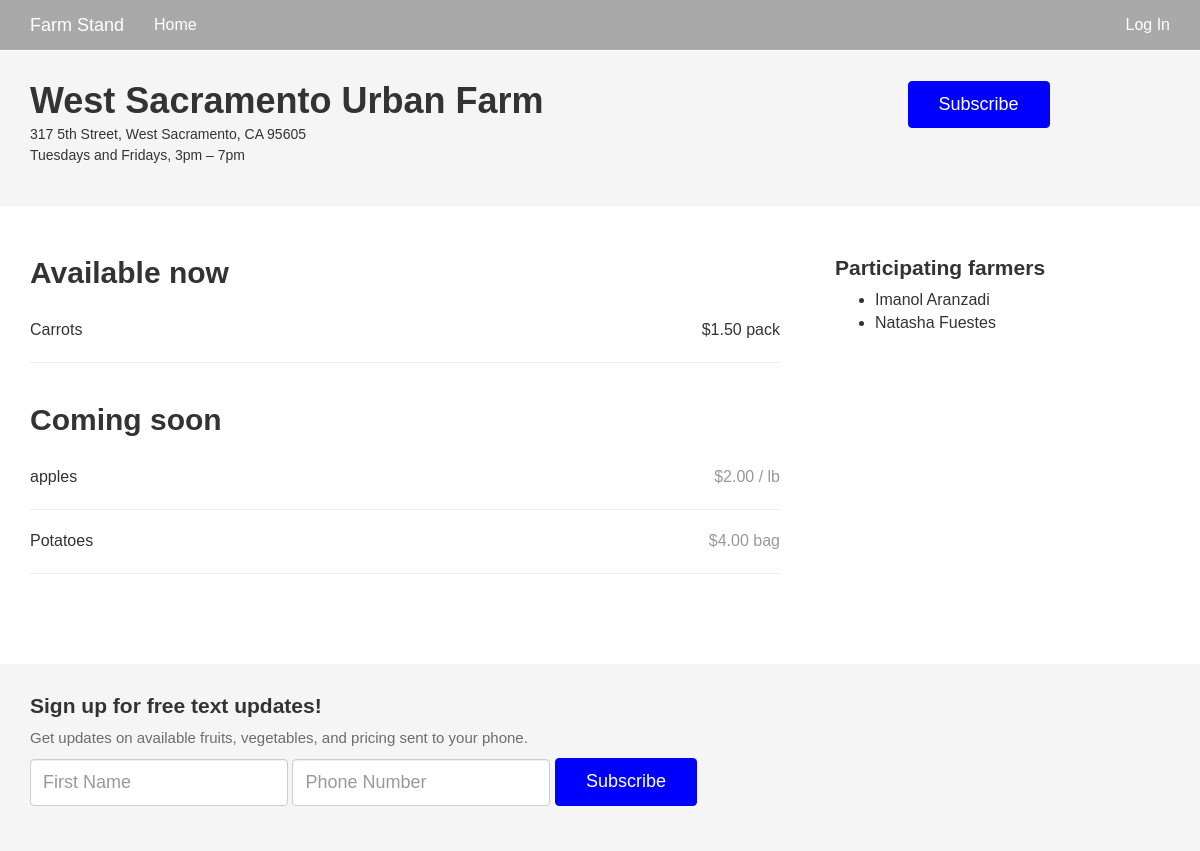
The page / on the database its author committed.
### app/models.py (models this page shows, shortened)
class Product(db.Model):
    __tablename__ = 'product'
    id = db.Column(db.Integer, primary_key=True)
    name = db.Column(db.String(64))
    available = db.Column(db.Boolean)
    price = db.Column(db.String(12))
    starts = db.Column(db.String(64))
    ends = db.Column(db.String(64))
    farmer_id = db.Column(db.Integer, db.ForeignKey('users.id'))

class User(UserMixin, db.Model):
    __tablename__ = 'users'
    id = db.Column(db.Integer, primary_key=True)
    email = db.Column(db.String(64), unique=True, index=True)
    phone = db.Column(db.String(64), unique=True, index=True)
    username = db.Column(db.String(64), unique=True, index=True)
    name = db.Column(db.String(64), index=True)
    about_me = db.Column(db.Text())
    location = db.Column(db.String(64))
    member_since = db.Column(db.DateTime(), default=datetime.utcnow)
    last_seen = db.Column(db.DateTime(), default=datetime.utcnow)
    role_id = db.Column(db.Integer, db.ForeignKey('roles.id'))
    password_hash = db.Column(db.String(128))
    confirmed = db.Column(db.Boolean, default=False)
    products = db.relationship('Product', backref='farmer', lazy='dynamic')
    @property
    def password(self):
        raise AttributeError('password is not a readable attribute')

### app/main/views.py (the view, shortened to what this page needs)
@main.route('/', methods=['GET', 'POST'])
def index():
    form = NamePhoneForm()
    farmers = User.query.filter_by(role_id = 1).all()
    products = Product.query.join(User).filter(User.role_id==1).all()
    interestedpeople = Interestedpeople.query.all()
    return render_template('index.html', form=form, products=products, interestedpeople=interestedpeople, farmers=farmers)

### app/main/forms.py
class NamePhoneForm(Form):
    name = StringField('your name', validators=[Required()])
    phone = StringField('phone number', validators=[Required()])
    submit = SubmitField('Submit')

### app/auth/views.py (called while the page is built)
@auth.before_app_request
def before_request():
    if current_user.is_authenticated():
        current_user.ping()
        if current_user.is_authenticated() and not current_user.confirmed and request.endpoint[:5] != 'auth.':
            return redirect(url_for('auth.unconfirmed'))

### app/main/__init__.py (called while the page is built)
@main.app_context_processor
def inject_permissions():
    return dict(Permission=Permission)

### app/templates/index.html (shortened to what this page needs)
{% extends "base.html" %}
{% import "bootstrap/wtf.html" as wtf %}
{% block content %}
<div class="header-info">
  <div class="container">
    <div class="row">
      <div class="col-md-9">
        <h1>West Sacramento Urban Farm</h1>
        <h4>
          317 5th Street, West Sacramento, CA 95605<br />
          Tuesdays and Fridays, 3pm &ndash; 7pm
        </h4>
      </div>
      <div class="col-md-3">
        <button type="button" class="btn btn-primary subscribe">Subscribe</button>
      </div>
    </div>
  </div>
</div>
<div class="container produce-list">
  <div class="row">
    <div class="col-md-8">
      <h2>Available now</h2>
      <table>
        <tbody>
          {% for product in products %}
            {% if product.available == True %}
              <tr>
                <td>{{product.name}}</td>
                <td class="price">${{product.price}}</td>
              </tr>
            {% endif%}
          {% endfor %}
        </tbody>
      </table>
      <h2>Coming soon</h2>
      <table class="coming-soon">
        <tbody>
          {% for product in products %}
            {% if product.available == False %}
              <tr>
                <td>{{product.name}}</td>
                <td class="price">${{product.price}}</td>
              </tr>
            {% endif%}
          {% endfor %}
        </tbody>
      </table>
  </div>
  <div class="col-md-4 participating-farmers">
    <h3>Participating farmers</h3>
      <ul>
        {% for farmer in farmers %}
          <li>{{ farmer.name }}</li>
        {% endfor %}
      </ul>
  </div>
  </div>
</div>
<div class="sign-up">
  <div class="container">
    <div class="row">
      <div class="col-md-12">
        <h3>Sign up for free text updates!</h3>
        <p>Get updates on available fruits, vegetables, and pricing sent to your phone.</p>
        <form method="post" class="form-inline">
          <div class="form-group">
            {{ form.name(class_='form-control', placeholder='First Name') }}
          </div>
          <div class="form-group">
            {{ form.phone(class_='form-control', placeholder='Phone Number') }}
          </div>
            {{ form.submit(class_='btn btn-primary subscribe', value='Subscribe') }}
        </form>
      </div>
    </div>
  </div>
</div>
{% endblock %}

### app/static/css/style.css (style rules this page uses)
body { font-family: 'Montserrat', sans-serif; font-size: 16px; }
h1 { font-size: 36px; margin-bottom: 0px; font-weight: bold; margin-top: 0px; }
h2 { font-size: 30px; font-weight:bold; }
h3 { font-size: 21px; font-weight: bold; }
h4 { font-size: 14px; margin-top: 4px; line-height: 1.5em; }
table { margin-bottom: 40px; width: 100%; }
tr { border-bottom: 1px solid #eee; }
td { padding: 20px 0px; }
.sign-up { background-color: #f5F5F5; padding: 30px 0px 45px; margin-top: 50px; }
.sign-up h3 { text-align: left; margin-top: 0px; }
.sign-up p { font-size: 15px; opacity: .7; }
.sign-up .form-control { height: 47px; font-size: 18px; }
.btn-primary { color: #fff; background-color: blue; border-color: blue; }
.header-info { padding-top: 35px; margin-bottom: 30px; padding-bottom: 30px; background-color: #f5f5f5; }
.subscribe { font-size: 18px; padding: 10px 30px; }
.participating-farmers { padding-left: 40px; }
.price { text-align: right; }
.coming-soon .price, .coming-soon .title, .coming-soon .season { opacity: .5; }

### rows shown on the page
Product: name "Carrots", price "1.50 pack"
Product: name "apples", price "2.00 / lb"
Product: name "Potatoes", price "4.00 bag"
User: name "Imanol Aranzadi"
User: name "Natasha Fuestes"
